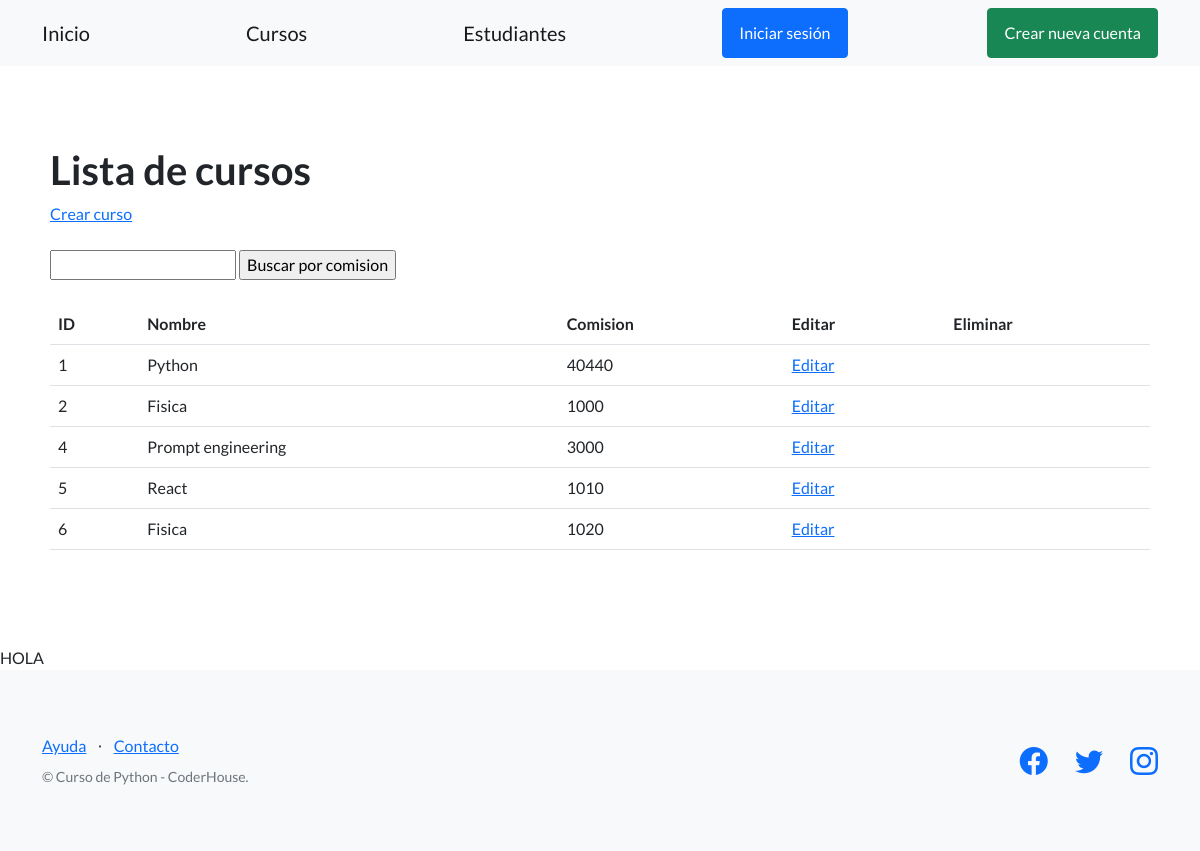
/estudios/cursos/, run on an earlier commit of the app's database.
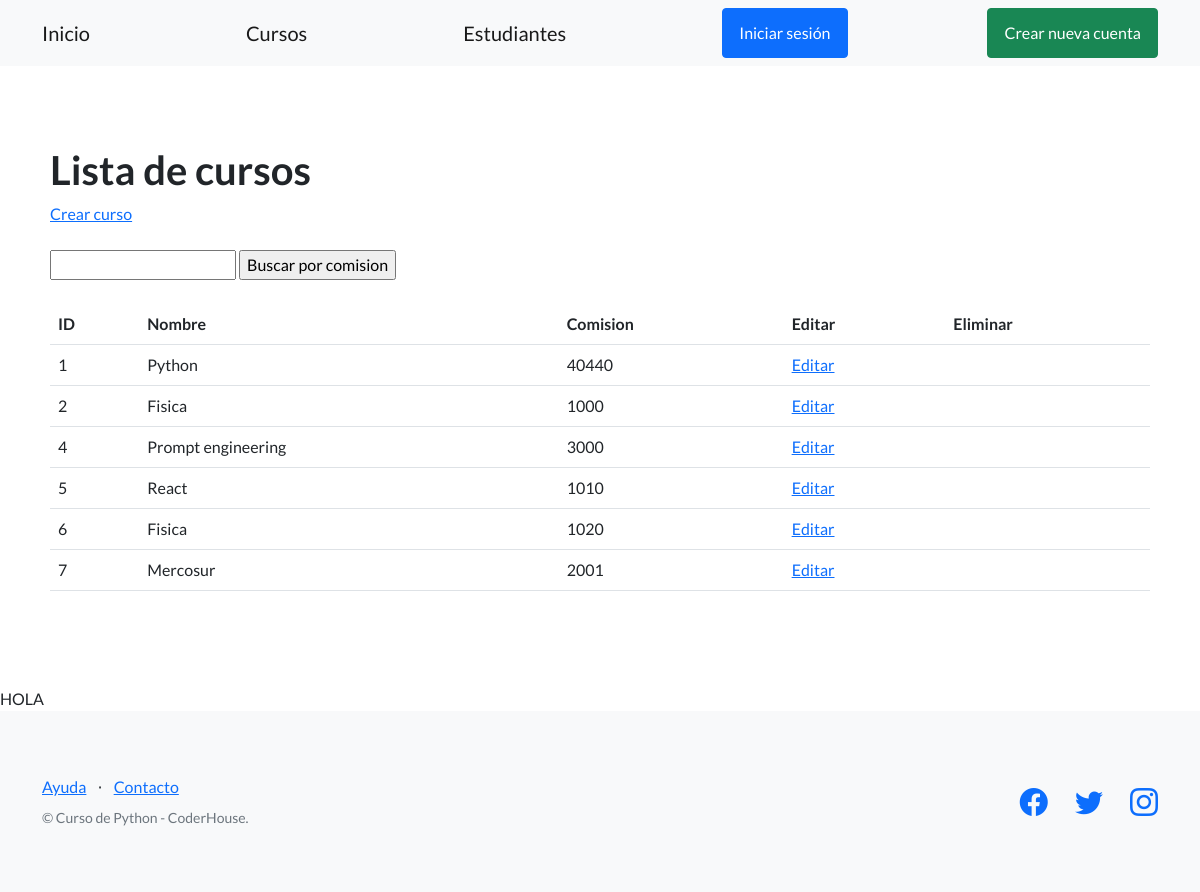
And on a later commit of the database.
### control_estudios/models.py (models this page shows, shortened)
class Curso(models.Model):
    nombre = models.CharField(max_length=164) #Equivalente de str
    comision = models.IntegerField() # Equivalente de int
    creador = models.ForeignKey(User, on_delete=models.SET_NULL, null=True)

### control_estudios/views.py (the view)
# urls.py: path("cursos/", listar_cursos, name="lista_cursos"),
def listar_cursos(request):
    contexto = {
        "cursos": Curso.objects.all(),
    }
    http_response = render(
        request = request,
        template_name='control_estudios/lista_cursos.html',
        context = contexto,
    )
    return http_response

### control_estudios/templates/control_estudios/lista_cursos.html (shortened to what this page needs)
{% extends "control_estudios/base.html" %}
{% block contenido %}
<section>
    <div>
        <h1>Lista de cursos</h1>
        <a href="{% url 'crear_curso' %}">Crear curso</a>
        <br><br>
        <form action="{% url 'buscar_cursos' %}" method="post">
            <input type="text" name="busqueda">
            <input type="submit" value="Buscar por comision">
        </form>
        <br>
        <table class="table">
            <tbody>
                <tr>
                    <th>ID</th>
                    <th>Nombre</th>
                    <th>Comision</th>
                    <th>Editar</th>
                    <th>Eliminar</th>
                </tr>
                {% for curso in cursos %}
                <tr>
                    <td>{{ curso.id }} </td>
                    <td>{{ curso.nombre }} </td>
                    <td>{{ curso.comision }} </td>
                    <td>
                        <a href="{% url 'editar_curso' curso.id %}">Editar</a>
                    </td>
                    <td>
                    </td>
                </tr>
                {% endfor %}
            </tbody>
        </table>
    </div>
</section>
{% endblock contenido %}

What changed in the data, as far as the page shows it:
added Curso: id "7", nombre "Mercosur", comision "2001"
